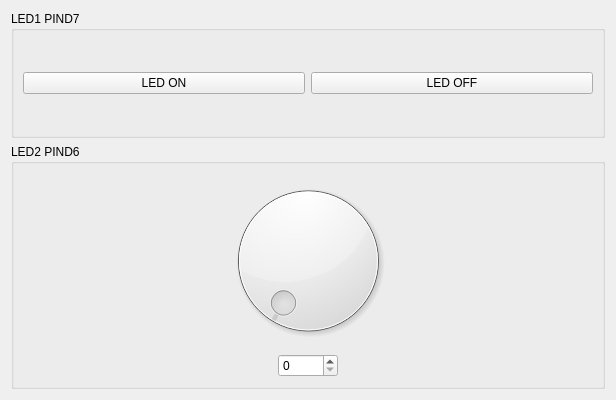
<?xml version="1.0" encoding="UTF-8"?>
<ui version="4.0">
 <class>ArduinoTest</class>
 <widget class="QWidget" name="ArduinoTest">
  <property name="enabled">
   <bool>true</bool>
  </property>
  <property name="geometry">
   <rect>
    <x>0</x>
    <y>0</y>
    <width>616</width>
    <height>400</height>
   </rect>
  </property>
  <property name="sizePolicy">
   <sizepolicy hsizetype="MinimumExpanding" vsizetype="MinimumExpanding">
    <horstretch>0</horstretch>
    <verstretch>0</verstretch>
   </sizepolicy>
  </property>
  <property name="minimumSize">
   <size>
    <width>0</width>
    <height>0</height>
   </size>
  </property>
  <property name="windowTitle">
   <string>Form</string>
  </property>
  <layout class="QHBoxLayout" name="horizontalLayout">
   <item>
    <layout class="QVBoxLayout" name="verticalLayout">
     <item>
      <widget class="QGroupBox" name="groupBox">
       <property name="sizePolicy">
        <sizepolicy hsizetype="MinimumExpanding" vsizetype="MinimumExpanding">
         <horstretch>0</horstretch>
         <verstretch>0</verstretch>
        </sizepolicy>
       </property>
       <property name="title">
        <string>LED1 PIND7</string>
       </property>
       <layout class="QHBoxLayout" name="horizontalLayout_2">
        <item>
         <widget class="QPushButton" name="pushButton_2">
          <property name="text">
           <string>LED ON</string>
          </property>
         </widget>
        </item>
        <item>
         <widget class="QPushButton" name="pushButton">
          <property name="text">
           <string>LED OFF</string>
          </property>
         </widget>
        </item>
       </layout>
      </widget>
     </item>
     <item>
      <widget class="QGroupBox" name="groupBox_2">
       <property name="title">
        <string>LED2 PIND6</string>
       </property>
       <layout class="QVBoxLayout" name="verticalLayout_2">
        <item>
         <widget class="QDial" name="dial">
          <property name="sizePolicy">
           <sizepolicy hsizetype="MinimumExpanding" vsizetype="MinimumExpanding">
            <horstretch>0</horstretch>
            <verstretch>0</verstretch>
           </sizepolicy>
          </property>
          <property name="minimumSize">
           <size>
            <width>0</width>
            <height>175</height>
           </size>
          </property>
         </widget>
        </item>
        <item alignment="Qt::AlignHCenter">
         <widget class="QSpinBox" name="spinBox">
          <property name="sizePolicy">
           <sizepolicy hsizetype="Fixed" vsizetype="Fixed">
            <horstretch>0</horstretch>
            <verstretch>0</verstretch>
           </sizepolicy>
          </property>
          <property name="minimumSize">
           <size>
            <width>60</width>
            <height>0</height>
           </size>
          </property>
         </widget>
        </item>
       </layout>
      </widget>
     </item>
    </layout>
   </item>
  </layout>
 </widget>
 <resources/>
 <connections/>
</ui>
